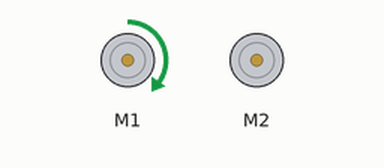
This sketch was run on a simulated Arduino Uno, built for the host (arithmetic inside an expression is 32-bit, double 64-bit). Parts: 2 × DC motor (green arrow = forward, orange = backward, longer = faster).

Above: at 4.0 s.
At 6.0 s:
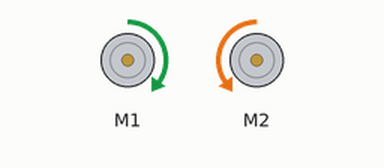
At 8.0 s:
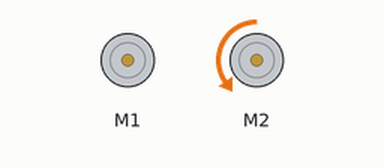
At 10.0 s:
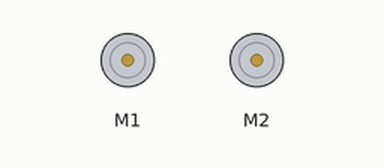
Timing chart, 0 to 13.4 s (numbered marks = the images above):
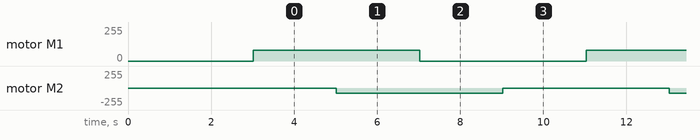

Measured:
- by itself, motor M1: alternates forward 80/255 for 4.0 s and stopped for 4.0 s
- by itself, motor M2: alternates backward 80/255 for 4.0 s and stopped for 4.0 s

The sketch:

SimpleExample.ino
```cpp
// (licence header left out)
#include <SabertoothSimplified.h>

SabertoothSimplified ST; // We'll name the Sabertooth object ST.
                         // For how to configure the Sabertooth, see the DIP Switch Wizard for
                         //   http://www.dimensionengineering.com/datasheets/SabertoothDIPWizard/start.htm
                         // Be sure to select Simplified Serial Mode for use with this library.
                         // This sample uses a baud rate of 9600.
                         //
                         // Connections to make:
                         //   Arduino TX->1  ->  Sabertooth S1
                         //   Arduino GND    ->  Sabertooth 0V
                         //   Arduino VIN    ->  Sabertooth 5V (OPTIONAL, if you want the Sabertooth to power the Arduino)
                         //
                         // If you want to use a pin other than TX->1, see the SoftwareSerial example.

void setup()
{
  SabertoothTXPinSerial.begin(38400); // This is the baud rate you chose with the DIP switches.
  //ST.drive(100);
  delay(1000);
  ST.stop();

  delay(2000);
}


void loop()
{
  ST.motor(1, 40);  // Go forward at full power.
 // ST.motor(2, -20)
  delay(2000);       // Wait 2 seconds.
 // ST.motor(1, 0);    // Stop.
 // delay(2000);       // Wait 2 seconds.
  ST.motor(2, -40); // Reverse at full power.
  delay(2000);
  ST.motor(1, 0);

//  ST.motor(2, 20);
  delay(2000);       // Wait 2 seconds.
  ST.stop();

  delay(2000);
}
```
